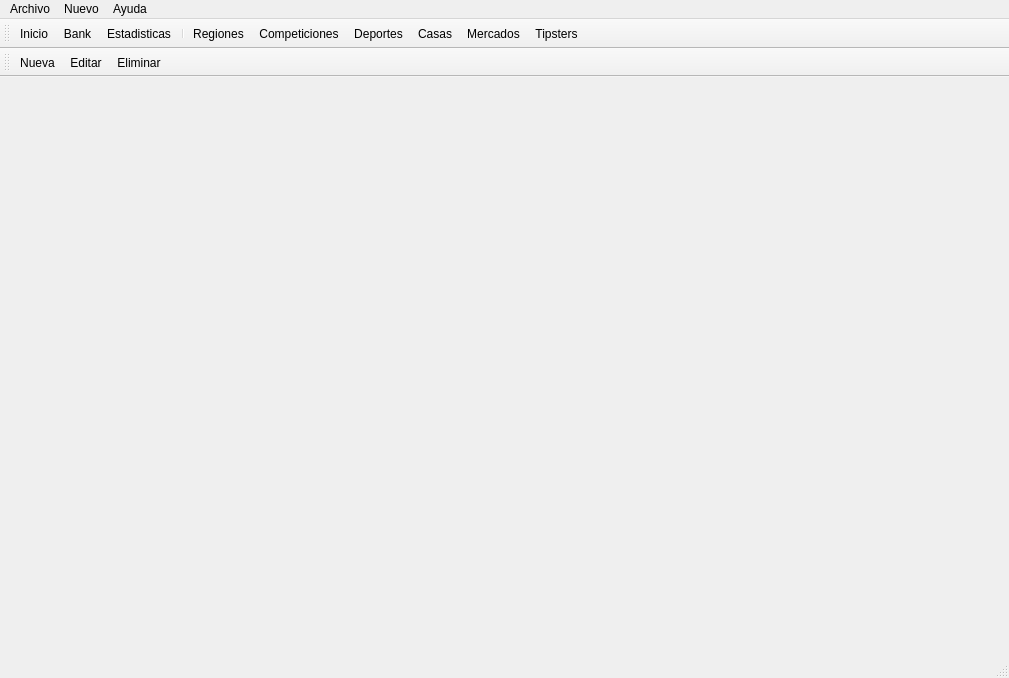
<?xml version="1.0" encoding="UTF-8"?>
<ui version="4.0">
 <class>MainWindow</class>
 <widget class="QMainWindow" name="MainWindow">
  <property name="geometry">
   <rect>
    <x>0</x>
    <y>0</y>
    <width>1009</width>
    <height>678</height>
   </rect>
  </property>
  <property name="sizePolicy">
   <sizepolicy hsizetype="Expanding" vsizetype="Expanding">
    <horstretch>0</horstretch>
    <verstretch>0</verstretch>
   </sizepolicy>
  </property>
  <property name="windowTitle">
   <string>MainWindow</string>
  </property>
  <widget class="QWidget" name="centralwidget">
   <property name="sizePolicy">
    <sizepolicy hsizetype="Preferred" vsizetype="Preferred">
     <horstretch>0</horstretch>
     <verstretch>0</verstretch>
    </sizepolicy>
   </property>
   <layout class="QVBoxLayout" name="verticalLayout_2">
    <property name="leftMargin">
     <number>15</number>
    </property>
    <property name="topMargin">
     <number>15</number>
    </property>
    <property name="rightMargin">
     <number>15</number>
    </property>
    <property name="bottomMargin">
     <number>15</number>
    </property>
   </layout>
  </widget>
  <widget class="QMenuBar" name="menubar">
   <property name="geometry">
    <rect>
     <x>0</x>
     <y>0</y>
     <width>1009</width>
     <height>23</height>
    </rect>
   </property>
   <widget class="QMenu" name="menuArchivo">
    <property name="title">
     <string>Archivo</string>
    </property>
    <addaction name="aClose"/>
   </widget>
   <widget class="QMenu" name="menuNuevo">
    <property name="title">
     <string>Nuevo</string>
    </property>
   </widget>
   <widget class="QMenu" name="menuAyuda">
    <property name="title">
     <string>Ayuda</string>
    </property>
   </widget>
   <addaction name="menuArchivo"/>
   <addaction name="menuNuevo"/>
   <addaction name="menuAyuda"/>
  </widget>
  <widget class="QStatusBar" name="statusbar"/>
  <widget class="QToolBar" name="toolPrimary">
   <property name="windowTitle">
    <string>toolBar_2</string>
   </property>
   <attribute name="toolBarArea">
    <enum>TopToolBarArea</enum>
   </attribute>
   <attribute name="toolBarBreak">
    <bool>false</bool>
   </attribute>
   <addaction name="aInicio"/>
   <addaction name="aBank"/>
   <addaction name="aStat"/>
   <addaction name="separator"/>
   <addaction name="aRegion"/>
   <addaction name="aCompetition"/>
   <addaction name="aSport"/>
   <addaction name="aBookie"/>
   <addaction name="aMarket"/>
   <addaction name="aTipster"/>
  </widget>
  <widget class="QToolBar" name="toolSecondary">
   <property name="windowTitle">
    <string>toolBar_3</string>
   </property>
   <attribute name="toolBarArea">
    <enum>TopToolBarArea</enum>
   </attribute>
   <attribute name="toolBarBreak">
    <bool>true</bool>
   </attribute>
   <addaction name="aNew"/>
   <addaction name="aEdit"/>
   <addaction name="aRemove"/>
  </widget>
  <action name="aNew">
   <property name="text">
    <string>Nueva</string>
   </property>
   <property name="toolTip">
    <string>&lt;html&gt;&lt;head/&gt;&lt;body&gt;&lt;p&gt;Nueva Apuesta&lt;/p&gt;&lt;/body&gt;&lt;/html&gt;</string>
   </property>
   <property name="shortcut">
    <string>Ctrl+N</string>
   </property>
  </action>
  <action name="aCompetition">
   <property name="text">
    <string>Competiciones</string>
   </property>
   <property name="shortcut">
    <string>Ctrl+C</string>
   </property>
  </action>
  <action name="aStat">
   <property name="text">
    <string>Estadisticas</string>
   </property>
  </action>
  <action name="aSport">
   <property name="text">
    <string>Deportes</string>
   </property>
   <property name="shortcut">
    <string>Ctrl+D</string>
   </property>
  </action>
  <action name="aMarket">
   <property name="text">
    <string>Mercados</string>
   </property>
   <property name="shortcut">
    <string>Ctrl+M</string>
   </property>
  </action>
  <action name="aTipster">
   <property name="text">
    <string>Tipsters</string>
   </property>
   <property name="shortcut">
    <string>Ctrl+T</string>
   </property>
  </action>
  <action name="aInicio">
   <property name="text">
    <string>Inicio</string>
   </property>
   <property name="shortcut">
    <string>Alt+Home</string>
   </property>
  </action>
  <action name="aRegion">
   <property name="text">
    <string>Regiones</string>
   </property>
   <property name="shortcut">
    <string>Ctrl+R</string>
   </property>
  </action>
  <action name="aBookie">
   <property name="text">
    <string>Casas</string>
   </property>
   <property name="shortcut">
    <string>Ctrl+B</string>
   </property>
  </action>
  <action name="aEdit">
   <property name="text">
    <string>Editar</string>
   </property>
   <property name="shortcut">
    <string>E</string>
   </property>
  </action>
  <action name="aRemove">
   <property name="text">
    <string>Eliminar</string>
   </property>
   <property name="shortcut">
    <string>Del</string>
   </property>
  </action>
  <action name="aBank">
   <property name="text">
    <string>Bank</string>
   </property>
  </action>
  <action name="aClose">
   <property name="text">
    <string>Cerrar</string>
   </property>
   <property name="shortcut">
    <string>Ctrl+Q</string>
   </property>
  </action>
 </widget>
 <resources/>
 <connections/>
</ui>
